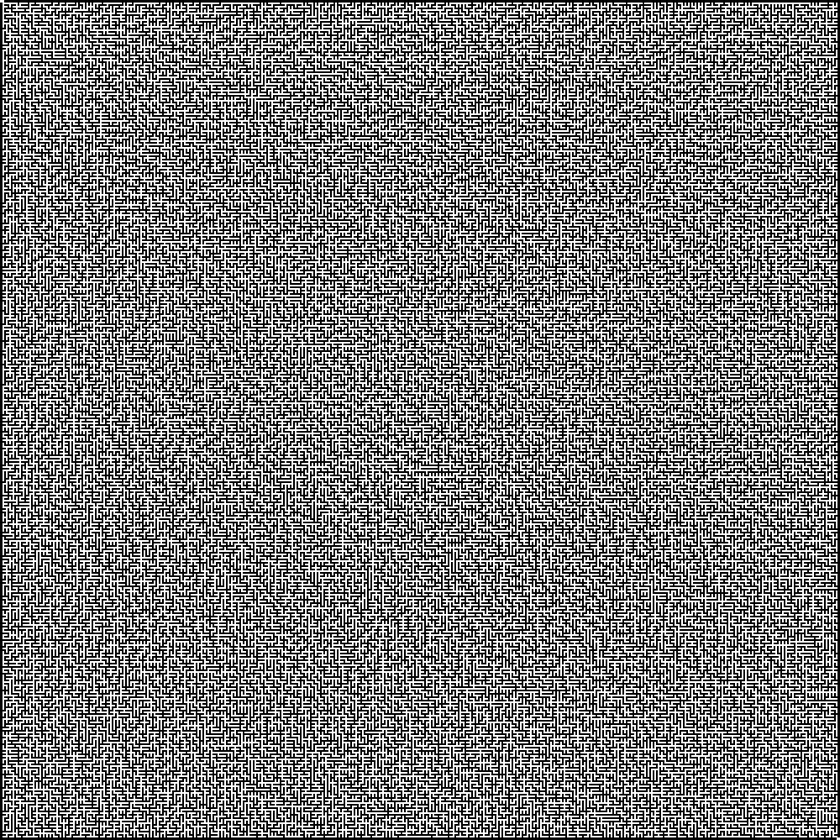
#> input picture 5_BMPtoMAP/carte.bmp, 840 x 840 px, shrunk from 1000 x 1000 before the run
$ python main.py
#> lines starting #> are read from the running program, lines starting #| are printed output that depends on the picture
from PIL import Image
import sys


def estValide(x,y):
    if(x>=0 and y>=0 and x < width and y < height):
        return True
    else:
        return False

def ajouter(x,y,telleDistance):
    if estValide(x,y):
        if carte[x][y]==0:
                a_parcourir.append([x,y,telleDistance])

def rechercher(x,y,telleval):
    result = False;
    result = compare_val(x - 1, y,telleval)
    if (result != False): return result
    result=compare_val(x+1,y,telleval)
    if(result!=False): return result
    result = compare_val(x, y-1,telleval)
    if (result != False): return result
    result=compare_val(x,y+1,telleval)
    if(result!=False): return result


def compare_val(x,y,telleval):
    if (estValide(x, y)):
        if (carte[x][y] == telleval):
            return x,y
        else: return False
    else: return False


im = Image.open('carte.bmp')
#> im is the input picture: PIL image 840x840 RGB; min 0, max 255, mean 126.5
pix = im.load()
print(im.size)
#| (840, 840)


width,height = im.size
#> width = 840; height = 840

carte = [[0] * height for _ in range(width)]

for x in range(width):
    for y in range(height):
        r,g,b = (pix[x,y])
        if(r<128 and g<128 and b <128):
            carte[x][y] = -1 #mur
        else:
            carte[x][y] = 0
#> after the loop, carte = 840 items

a_parcourir = [[0,0,0]]

while len(a_parcourir)>0:
    x,y,distance=a_parcourir.pop()
    if(carte[x][y] < distance):
        carte[x][y]=distance
    ajouter(x+1, y,distance+1)
    ajouter(x-1, y,distance+1)
    ajouter(x, y+1,distance+1)
    ajouter(x, y-1,distance+1)

print(carte)
#> (printed output is left out)

#0 255
#0 distance

x = width-1
#> x = 839
y = height-1
#> y = 839
val = carte[x][y]
#> val = 3328
print("val",val)

while(val>1):
    resultat=rechercher(x, y, val-1)
    if (resultat != None):
        x,y=resultat
        pix[x,y]=(255,0,0)
    val=val-1
#> this loop made 3327 passes
#> (x, y, val) on passes 1 to 12: (839, 838, 3327), (839, 837, 3326), (838, 837, 3325), (838, 838, 3324), (838, 839, 3323), (837, 839, 3322), (837, 838, 3321), (837, 837, 3320), (836, 837, 3319), (836, 836, 3318), (835, 836, 3317), (834, 836, 3316)
#> (x, y) on passes 61 to 66: (816, 827), (816, 826), (816, 825), (816, 824), (816, 823), (816, 822)
#> after the loop, val = 1


# [4 lines of commented-out code are left out]


im.save('solution.bmp')  # Save the modified pixels as .png
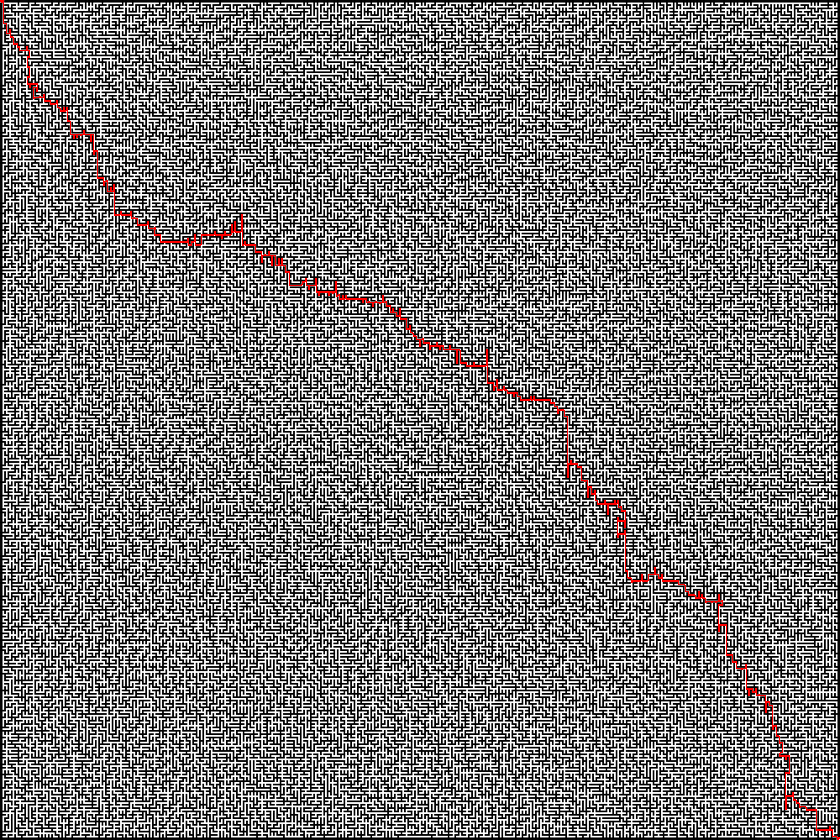
#> saved as solution.bmp: PIL image 840x840 RGB; mean R, G, B 126.6, 125.4, 125.4
